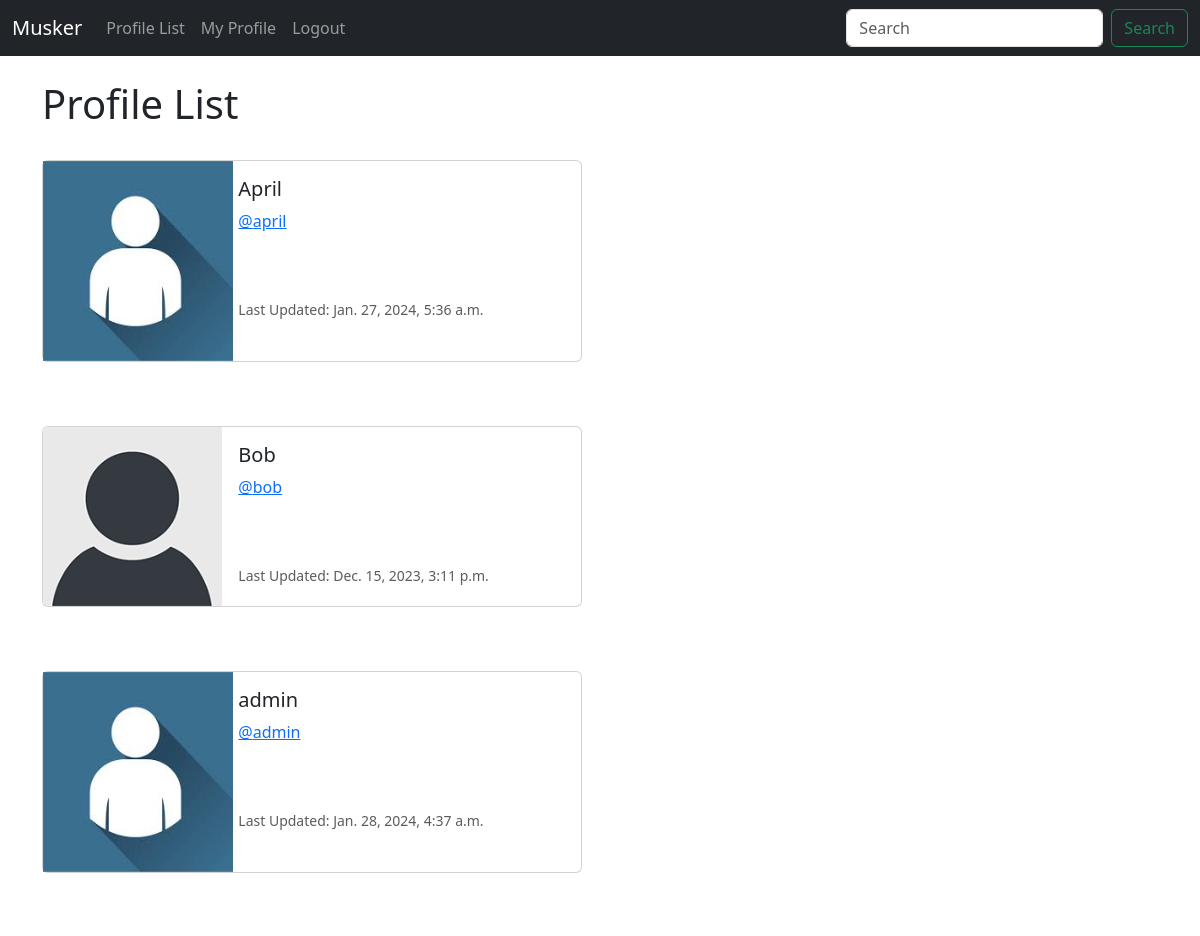
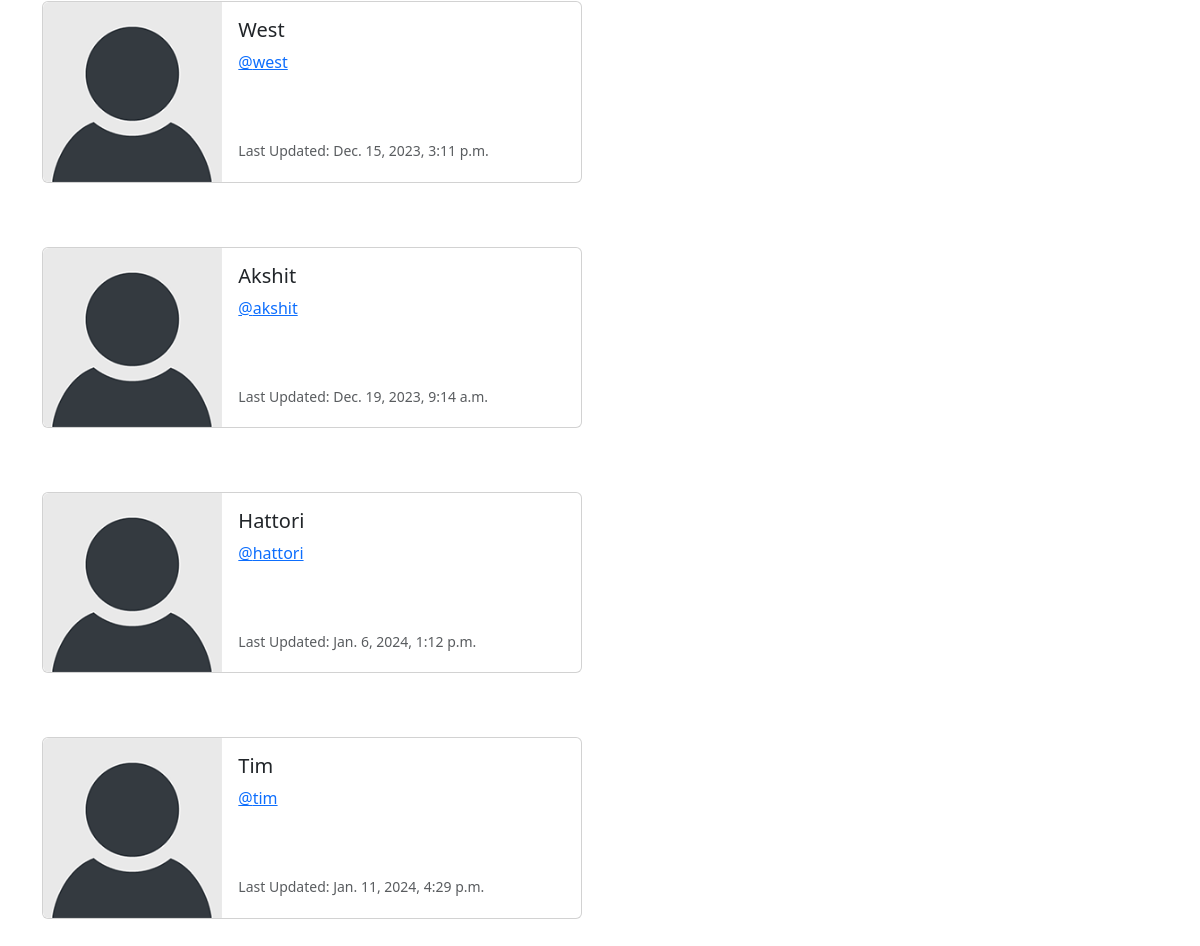
Page /profile_list/ (signed in) on the committed database (2 pictures, top to bottom).
### musker/models.py (models this page shows, shortened)
class Profile(models.Model):
    user = models.OneToOneField(User, on_delete=models.CASCADE)
    follows = models.ManyToManyField('self', related_name='followed_by', symmetrical=False, blank=True)
    date_modified = models.DateTimeField(User, auto_now=True)
    profile_image = models.ImageField(null = True, blank = True, upload_to='images/')
    profile_bio = models.CharField(null=True, blank=True, max_length=500)
    homepage_link = models.CharField(null=True, blank=True, max_length=100)
    facebook_link = models.CharField(null=True, blank=True, max_length=100)
    instagram_link = models.CharField(null=True, blank=True, max_length=100)
    linkedin_link = models.CharField(null=True, blank=True, max_length=100)

### musker/views.py (the view)
# urls.py: path('profile_list/', views.profile_list, name="profile_list"),
def profile_list(request):
    if request.user.is_authenticated:
        profiles = Profile.objects.exclude(user=request.user)
        return render(request, 'profile_list.html', {'profiles': profiles})
    else:
        messages.success(request, 'login to view this page')
        return redirect('home')

### musker/templates/profile_list.html
{% extends 'base.html' %}
{% load static %}
{% block content %}
    <h1>Profile List</h1>
<br/>
{% if profiles %}
    {% for profile in profiles %}
    <div class="card mb-3" style="max-width: 540px;">
        <div class="row g-0">
          <div class="col-md-4">
            {% if profile.profile_image %}
              <img src="{{ profile.profile_image.url }}" width=190 height=200 class="img-fluid-rounded-start" alt="{{ profile.user.username }}">
            {% else %}
              <img src="{% static 'images/default_profile_pic.png' %}" class="img-fluid rounded-start" alt="Profile Image">
            {% endif %}
          </div>
          <div class="col-md-8">
            <div class="card-body">
              <h5 class="card-title">{{ profile.user.username }}</h5>
              <p class="card-text"><a href="{% url 'profile' profile.user.id %}">@{{ profile.user.username|lower }}</a></p>
              <br/><br/>
              <p class="card-text"><small class="text-body-secondary">Last Updated: {{ profile.date_modified }}</small></p>
            </div>
          </div>
        </div>
      </div>
      <br/><br/>
    {% endfor %}
{% endif %}
{% endblock %}

### rows in the picture
Profile: profile_image (picture), user.username "April", user.username "april", date_modified "Jan. 27, 2024, 5:36 a.m."
Profile: user.username "Bob", user.username "bob", date_modified "Dec. 15, 2023, 3:11 p.m."
Profile: profile_image (picture), user.username "admin", date_modified "Jan. 28, 2024, 4:37 a.m."
Profile: user.username "West", user.username "west", date_modified "Dec. 15, 2023, 3:11 p.m."
Profile: user.username "Akshit", user.username "akshit", date_modified "Dec. 19, 2023, 9:14 a.m."
Profile: user.username "Hattori", user.username "hattori", date_modified "Jan. 6, 2024, 1:12 p.m."
Profile: user.username "Tim", user.username "tim", date_modified "Jan. 11, 2024, 4:29 p.m."
